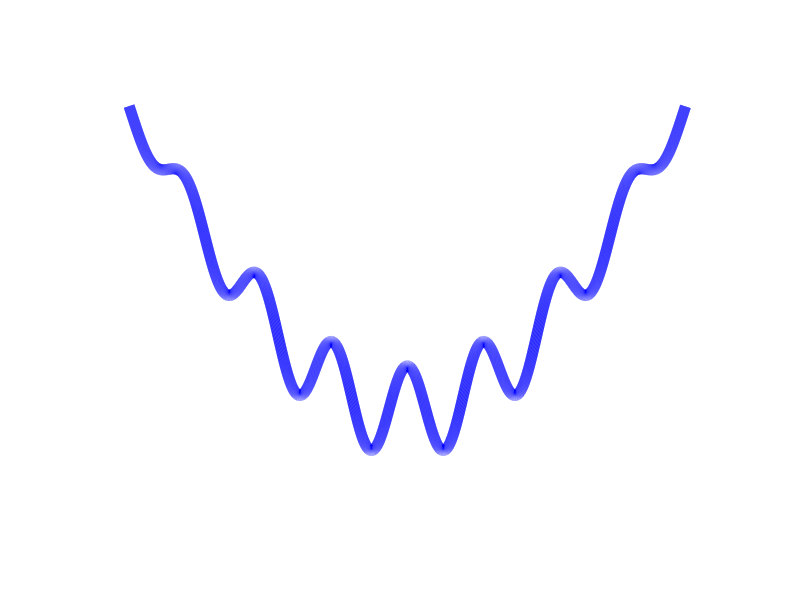

Write MATLAB code to recreate this figure. (Note: this script raises an error after producing the figure.)
function samplepac

colorlist = [
    0 0.0 1
    0 0.5 0
    ];

theta = [pi:0.001:2*pi;0:0.001:pi];
figname = {'trough-max-pac';'peak-max-pac'};

for t = 1:2
    figure('Color','none','Name',figname{t});
    plot(theta(t,:),sin(theta(t,:)) + (0.05+0.1*abs(sin(theta(t,:)))).*sin(15*theta(t,:)), ...
        'Color',colorlist(t,:),'LineWidth',8);
    set(gca,'Visible','off');
    export_fig(gcf,sprintf('figures/%s.eps',figname{t}));
    close(gcf);
end